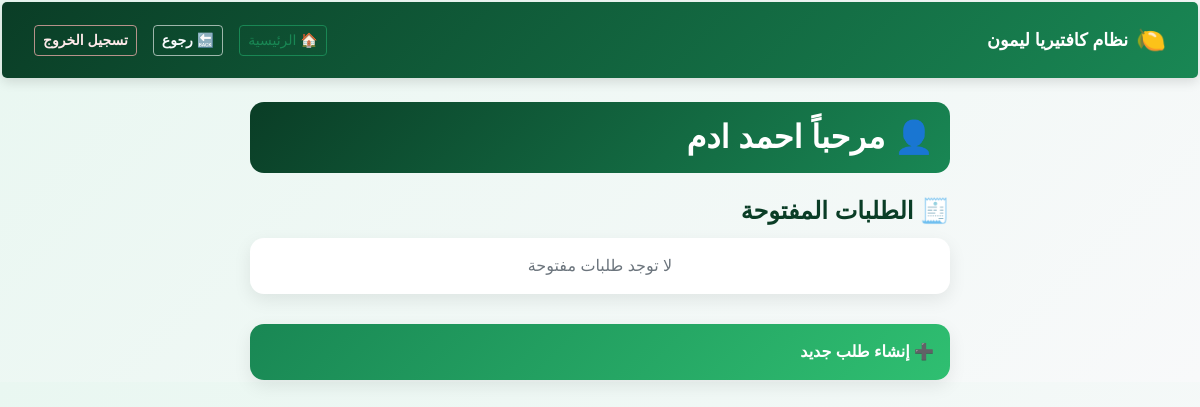
Page /staff/dashboard/cashier/ (signed in) on the earlier database version.
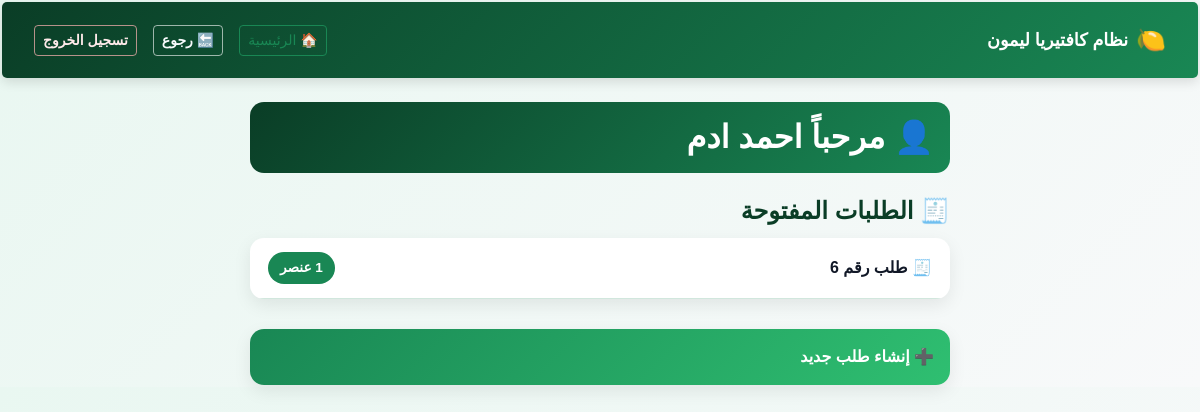
Same page on the later database version.
### sales/models.py (models this page shows, shortened)
class Ticket(models.Model):
    PAYMENT_CHOICES = (
        ('cash', 'نقداً'),
        ('transfer', 'تحويل'),
    )
    STATUS_CHOICES = (
        ('open', 'مفتوح'),
        ('closed', 'مغلق'),
    )
    cashier = models.ForeignKey(
        settings.AUTH_USER_MODEL,
        on_delete=models.CASCADE,
        verbose_name="الكاشير"
    )
    status = models.CharField(
        max_length=10,
        choices=STATUS_CHOICES,
        default='open'
    )
    payment_method = models.CharField(
        max_length=10,
        choices=PAYMENT_CHOICES,
        null=True,
        blank=True
    )
    transfer_number = models.CharField(
        max_length=50,
        null=True,
        blank=True
    )
    ref = models.CharField(max_length=30, unique=True, blank=True, null=True)
    created_at = models.DateTimeField(auto_now_add=True)

### staff/views.py (the view)
# urls.py: path('dashboard/cashier/', views.cashier_dashboard, name='cashier_dashboard'),
@login_required
def cashier_dashboard(request):
    open_tickets = Ticket.objects.filter(
        cashier=request.user,
        status='open',
        items__isnull=False
    ).distinct().order_by('-created_at')
    return render(request, 'staff/cashier_dashboard.html', {
        'open_ticket': open_tickets
    })

### templates/staff/cashier_dashboard.html (shortened to what this page needs)
{% extends "base.html" %}
{% load static %}
{% block content %}
<link rel="stylesheet" href="{% static 'css/cashier-dashboard.css' %}">
<div class="cashier-dashboard">
    <h2 class="dashboard-title">
        👤 مرحباً {{ user.full_name }}
    </h2>
    <h4 class="section-title">🧾 الطلبات المفتوحة</h4>
    <div class="ticket-list">
        {% for ticket in open_ticket %}
            <a href="{% url 'sales:pos' ticket.id %}" class="ticket-item">
                <span class="ticket-label">
                    🧾 طلب رقم {{ ticket.id }}
                </span>
                <span class="ticket-badge">
                    {{ ticket.items.count }} عنصر
                </span>
            </a>
        {% empty %}
            <div class="ticket-empty">
                لا توجد طلبات مفتوحة
            </div>
        {% endfor %}
    </div>
    <div class="action-list">
        <a href="{% url 'sales:create_ticket' %}" class="action-item action-success">
            ➕ إنشاء طلب جديد
        </a>
    </div>
</div>
{% endblock %}

Differences in the rows shown:
added Ticket: id "6"
Other differences:
text no longer shown: "لا توجد طلبات مفتوحة"
